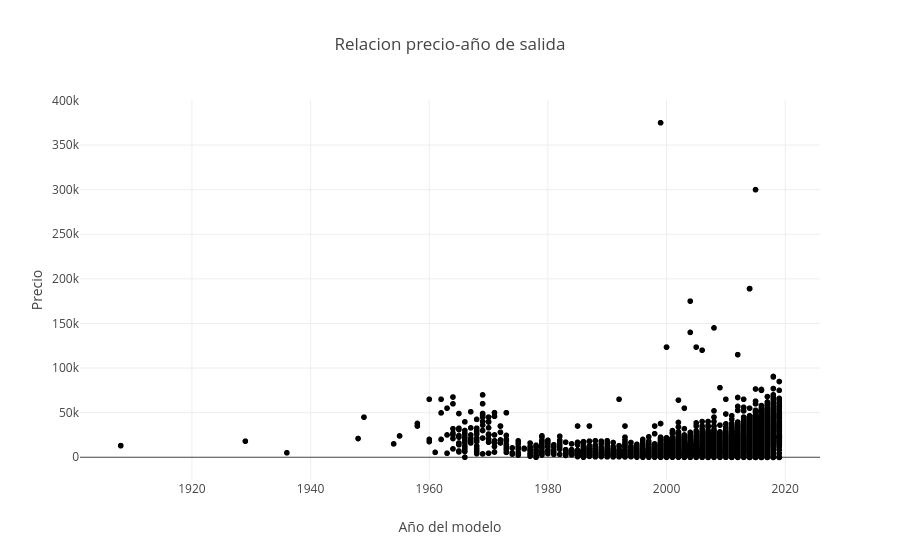

The code cell stored with this chart in its notebook:
### Code cell
# Relacion precio con año
fig1 = px.scatter(car_data, x= "model_year", y= "price", title="Relacion precio-año de salida", labels={"price": "Precio", "model_year": "Año del modelo"})
fig1.show()

### Figure 1 — Plotly figure (JSON) as saved in the notebook; plotly's stock layout.template omitted (floating-point values rounded to 4 significant figures; data arrays with more than 128 entries replaced by an {"elided": "..."} marker saying what was removed)
{"data": [{"hovertemplate": "Año del modelo=%{x}<br>Precio=%{y}<extra></extra>", "legendgroup": "", "marker": {"color": "#000001", "symbol": "circle"}, "mode": "markers", "name": "", "showlegend": false, "type": "scattergl", "x": {"elided": "47906 int values"}, "xaxis": "x", "y": {"elided": "47906 int values"}, "yaxis": "y"}], "layout": {"legend": {"tracegroupgap": 0}, "title": {"text": "Relacion precio-año de salida"}, "xaxis": {"anchor": "y", "domain": [0, 1], "title": {"text": "Año del modelo"}}, "yaxis": {"anchor": "x", "domain": [0, 1], "title": {"text": "Precio"}}}}
